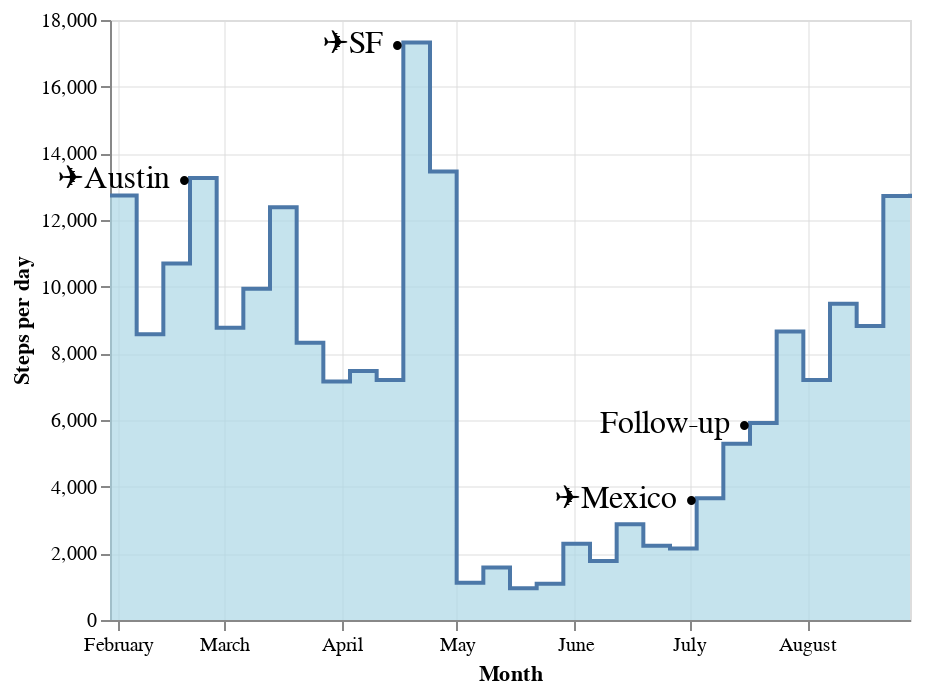

The notebook cell saved with this chart:
### Code cell
def clean_timeseries(df, freq='5s', agg='mean'):
    df = df.set_index(df.datetime)
    df.value = df.value.astype(float)
    if agg == 'mean':
        df = df.resample(freq).mean().reset_index()
    elif agg == 'sum':
        df = df.resample(freq).sum().reset_index()
    df = df.interpolate('pad', limit=120)
    return df

df_ = df_long[(df_long.datetime >= '2022-01-28 00:00') & (df_long.datetime <= '2022-08-28 00:00')]

df_plot = df_[df_.field == 'steps']
df_plot = df_plot.set_index(df_plot.datetime)
df_plot.value = df_plot.value.astype(dtype=float)
df_plot = df_plot.resample('1d', offset='1h').max()
df_plot = df_plot.resample('1w').mean().reset_index()

#df_plot = clean_timeseries(df_plot, '1d', agg='mean')

df_plot['textright'] = ''
df_plot['textleft'] = ''
df_plot.loc[df_plot.value == df_plot.value.max(), 'textright'] = '✈️SF •'
df_plot.loc[df_plot.datetime == '2022-02-20', 'textright'] = '✈️Austin •'
df_plot.loc[df_plot.datetime == '2022-07-03', 'textright'] = '✈️Mexico •'
df_plot.loc[df_plot.datetime == '2022-07-17', 'textright'] = 'Follow-up •'

chart = alt.Chart(df_plot)
(chart.mark_area(
    color="lightblue",
    interpolate='step-after',
    line=True,
).encode(
    x=alt.X('datetime', axis=alt.Axis(title='Month')),
    y=alt.Y('value', scale=alt.Scale(domain=((0, 18000))), axis=alt.Axis(title='Steps per day'))
) + 
 chart.mark_text(align='right', size=16).encode(x='datetime', y='value', text='textright') + 
 chart.mark_text(align='left', size=16).encode(x='datetime', y='value', text='textleft')).configure(
    background='white',
).configure_axis(gridOpacity=.5, labelColor='black')

### Figure 1 — Vega-Lite specification as saved in the notebook (floating-point values rounded to 4 significant figures)
{"$schema": "https://vega.github.io/schema/vega-lite/v4.17.0.json", "config": {"axis": {"gridOpacity": 0.5, "labelColor": "black"}, "background": "white", "view": {"continuousHeight": 300, "continuousWidth": 400}}, "data": {"name": "data-323c2e109c774cf40a1032b021258a0f"}, "datasets": {"data-323c2e109c774cf40a1032b021258a0f": [{"datetime": "2022-01-30T00:00:00", "textleft": "", "textright": "", "timestamp": 1012408680, "value": 12740.0}, {"datetime": "2022-02-06T00:00:00", "textleft": "", "textright": "", "timestamp": 1013000000.0, "value": 8573.0}, {"datetime": "2022-02-13T00:00:00", "textleft": "", "textright": "", "timestamp": 1013000000.0, "value": 10700.0}, {"datetime": "2022-02-20T00:00:00", "textleft": "", "textright": "✈️Austin •", "timestamp": 1014000000.0, "value": 13260.0}, {"datetime": "2022-02-27T00:00:00", "textleft": "", "textright": "", "timestamp": 1015000000.0, "value": 8769.0}, {"datetime": "2022-03-06T00:00:00", "textleft": "", "textright": "", "timestamp": 1015302660, "value": 9940.0}, {"datetime": "2022-03-13T00:00:00", "textleft": "", "textright": "", "timestamp": 1016000000.0, "value": 12380.0}, {"datetime": "2022-03-20T00:00:00", "textleft": "", "textright": "", "timestamp": 1017000000.0, "value": 8318.0}, {"datetime": "2022-03-27T00:00:00", "textleft": "", "textright": "", "timestamp": 1017117720, "value": 7151.0}, {"datetime": "2022-04-03T00:00:00", "textleft": "", "textright": "", "timestamp": 1017721620, "value": 7472}, {"datetime": "2022-04-10T00:00:00", "textleft": "", "textright": "", "timestamp": 1018000000.0, "value": 7203.0}, {"datetime": "2022-04-17T00:00:00", "textleft": "", "textright": "✈️SF •", "timestamp": 1019000000.0, "value": 17320.0}, {"datetime": "2022-04-24T00:00:00", "textleft": "", "textright": "", "timestamp": 1020000000.0, "value": 13455}, {"datetime": "2022-05-01T00:00:00", "textleft": "", "textright": "", "timestamp": 1020140520, "value": 1117.0}, {"datetime": "2022-05-08T00:00:00", "textleft": "", "textright": "", "timestamp": 1021000000.0, "value": 1578.0}, {"datetime": "2022-05-15T00:00:00", "textleft": "", "textright": "", "timestamp": 1021321540, "value": 950.5}, {"datetime": "2022-05-22T00:00:00", "textleft": "", "textright": "", "timestamp": 1022000000.0, "value": 1086.0}, {"datetime": "2022-05-29T00:00:00", "textleft": "", "textright": "", "timestamp": 1022559480, "value": 2284.0}, {"datetime": "2022-06-05T00:00:00", "textleft": "", "textright": "", "timestamp": 1023149430, "value": 1770.0}, {"datetime": "2022-06-12T00:00:00", "textleft": "", "textright": "", "timestamp": 1024000000.0, "value": 2875.0}, {"datetime": "2022-06-19T00:00:00", "textleft": "", "textright": "", "timestamp": 1024375320, "value": 2227.0}, {"datetime": "2022-06-26T00:00:00", "textleft": "", "textright": "", "timestamp": 1025000000.0, "value": 2144.0}, {"datetime": "2022-07-03T00:00:00", "textleft": "", "textright": "✈️Mexico •", "timestamp": 1025628370, "value": 3654.0}, {"datetime": "2022-07-10T00:00:00", "textleft": "", "textright": "", "timestamp": 1026000000.0, "value": 5286.0}, {"datetime": "2022-07-17T00:00:00", "textleft": "", "textright": "Follow-up •", "timestamp": 1027000000.0, "value": 5909.0}, {"datetime": "2022-07-24T00:00:00", "textleft": "", "textright": "", "timestamp": 1027000000.0, "value": 8656.0}, {"datetime": "2022-07-31T00:00:00", "textleft": "", "textright": "", "timestamp": 1028000000.0, "value": 7198.0}, {"datetime": "2022-08-07T00:00:00", "textleft": "", "textright": "", "timestamp": 1029000000.0, "value": 9484.0}, {"datetime": "2022-08-14T00:00:00", "textleft": "", "textright": "", "timestamp": 1029000000.0, "value": 8821.0}, {"datetime": "2022-08-21T00:00:00", "textleft": "", "textright": "", "timestamp": 1030000000.0, "value": 12720.0}, {"datetime": "2022-08-28T00:00:00", "textleft": "", "textright": "", "timestamp": 1030380220, "value": 12790.0}]}, "layer": [{"encoding": {"x": {"axis": {"title": "Month"}, "field": "datetime", "type": "temporal"}, "y": {"axis": {"title": "Steps per day"}, "field": "value", "scale": {"domain": [0, 18000]}, "type": "quantitative"}}, "mark": {"color": "lightblue", "interpolate": "step-after", "line": true, "type": "area"}}, {"encoding": {"text": {"field": "textright", "type": "nominal"}, "x": {"field": "datetime", "type": "temporal"}, "y": {"field": "value", "type": "quantitative"}}, "mark": {"align": "right", "size": 16, "type": "text"}}, {"encoding": {"text": {"field": "textleft", "type": "nominal"}, "x": {"field": "datetime", "type": "temporal"}, "y": {"field": "value", "type": "quantitative"}}, "mark": {"align": "left", "size": 16, "type": "text"}}], "usermeta": {"embedOptions": {"theme": "fivethirtyeight"}}}
